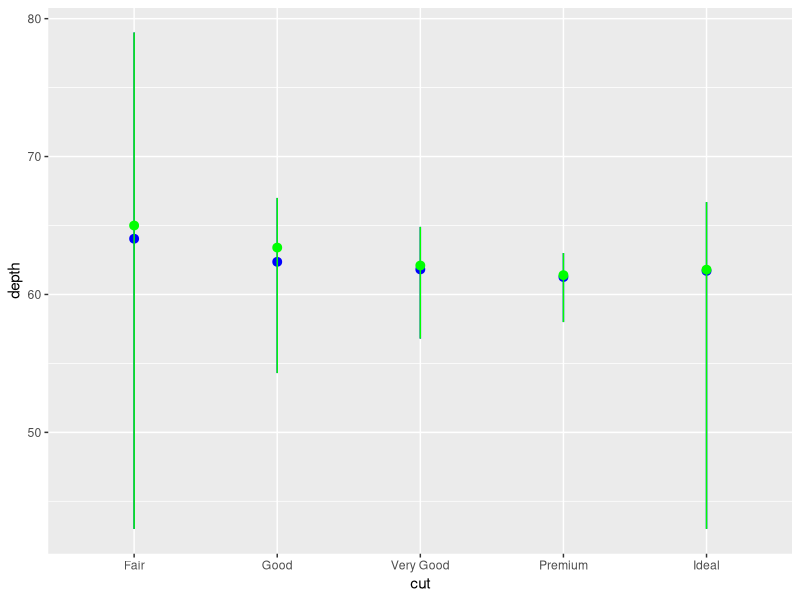

The R source for this figure:
library("ggplot2")

# checking the different columns of the data set
colnames(diamonds)

ggplot(data=diamonds) +
  # Layer 1
  stat_summary(
    mapping = aes(x=cut, y=depth),
    fun.min = min,
    fun.max = max,
    fun = mean,
    color="BLUE"
  ) +
  # Layer 2
  stat_summary(
    mapping = aes(x=cut, y=depth),
    fun.min = min,
    fun.max = max,
    fun = median,
    color="GREEN"
  )